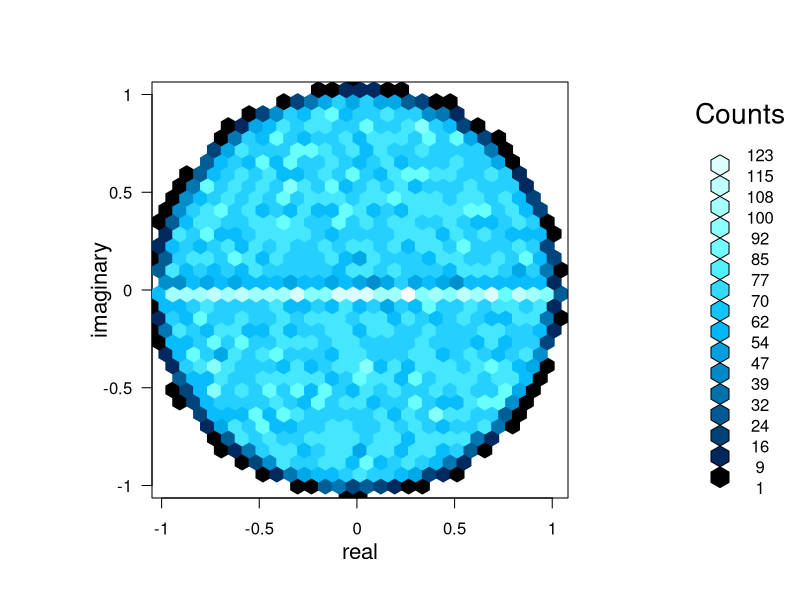
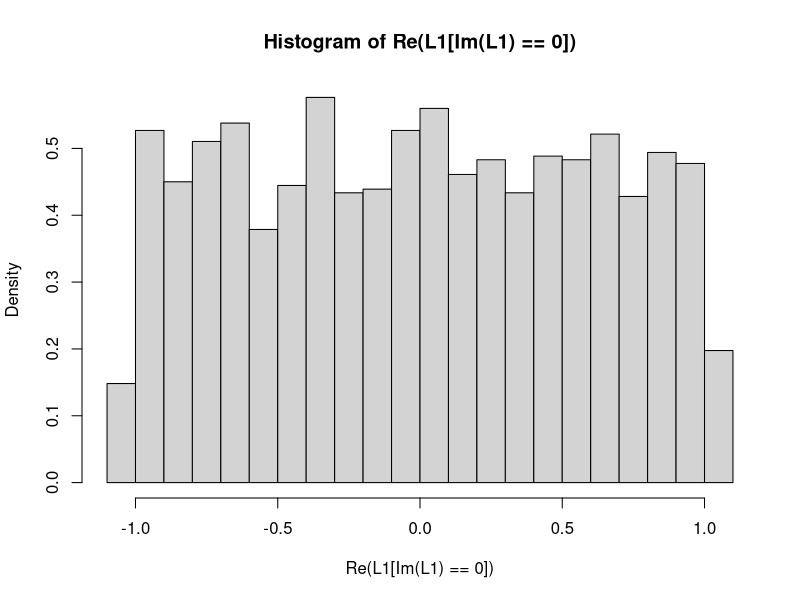
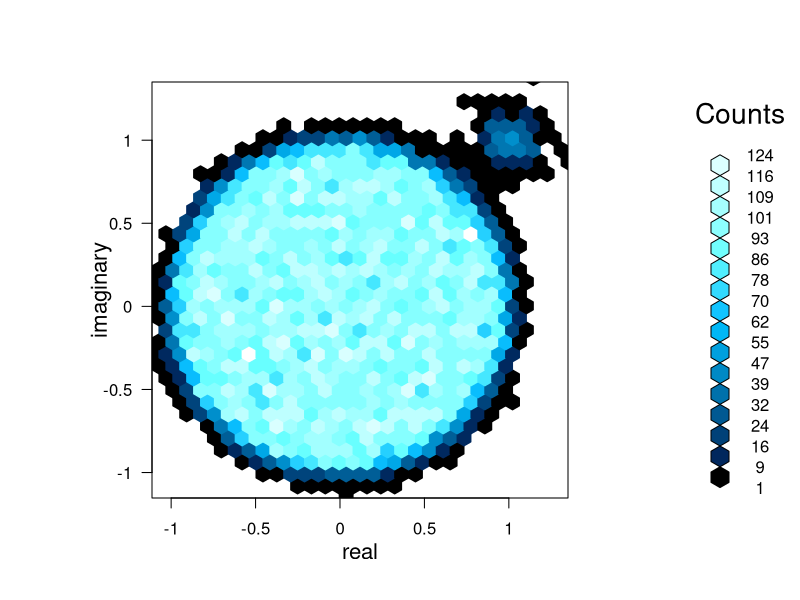
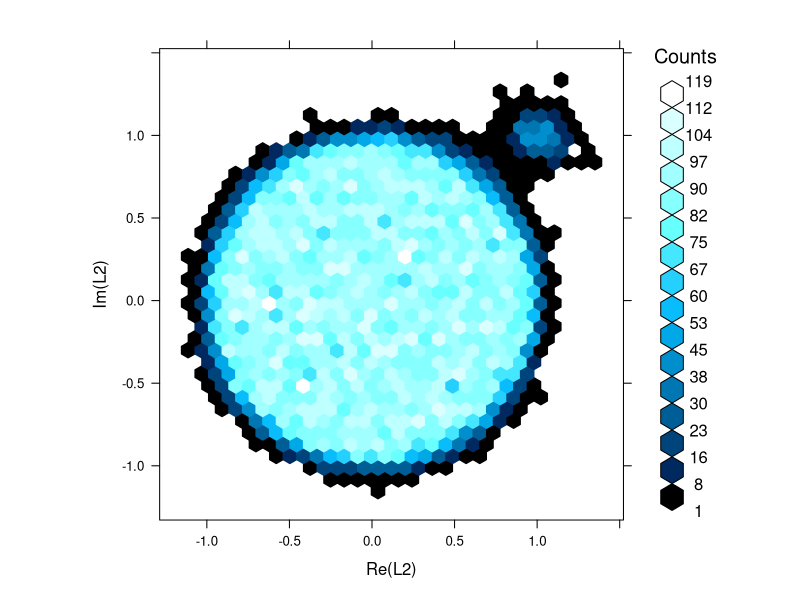

Write the R code that produced these figures, in order. (Note: a time limit stopped this script after it produced the figures.)
library(hexbin)
######### Functions ##########
#Complex normal
Cnorm <- function(n) complex(real = rnorm(n),imaginary = rnorm(n))/sqrt(2)

#NxN GOE
GOE <- function(N){
  G <- matrix(rnorm(N*N),nrow = N)
  return((G+t(G))/sqrt(2))
}

#Simulation of M samples of NxN IID matrices with specified distribution
simIID <- function(N,M,dist = Cnorm,returnL = FALSE){
  L <- c()
  for (i in 1:M) {
    G <- matrix(dist(N*N),nrow = N)
    a <- eigen(G,only.values = TRUE)
    L <- append(L, a$values/sqrt(N))
  }
  plot(hexbin(L),
       xlab ="real",
       ylab ="imaginary",
       colramp=BTC)
  if(returnL){return(L)}
}

#Simulate M samples of the NxN GOE
simGOE <- function(N,M){
  L <- c()
  for (i in 1:M) {
    H <- GOE(N)
    a <- eigen(H,only.values = TRUE)
    L <- append(L, a$values/sqrt(N))
  }
  hist(L,prob=TRUE,
       main=sprintf("Eigenvalues from %d samples of GOE(%d)",M,N), 
       xlab = "Eigenvalues",
       border="blue", 
       col="grey",
       breaks=70)
}

#Create a Wigner matrix
Wigner <- function(N,dist=Cnorm){
  X <- matrix(dist(N*N),nrow = N)
  return((X+Conj(t(X)))/sqrt(2))
}

#Simulate M samples of NxN Wigner with specified distribution
simWigner <- function(N,M,dist=rnorm,Returnspec = FALSE){
  L <- c()
  for (i in 1:M) {
    H <- Wigner(N,dist)
    a <- eigen(H,only.values = TRUE)
    L <- append(L, a$values/sqrt(N))
  }
  hist(L,prob=TRUE,
       main=sprintf("Eigenvalues of %d samples of specified wigner matrices",M), 
       border="blue", 
       col="grey",
       breaks=100)
  if(Returnspec) return(L)
}

########## Random plot calls
#Zoom on real eigenvalues of real Ginibre
L1 <- simIID(500,100,rnorm,returnL = TRUE)
hist(Re(L1[Im(L1)==0]),breaks = 30,prob=T) 

#Added mean to a Ginibre and Wigner
L2 <- simIID(100,500,function(n){Cnorm(n)+complex(real=1/10,imaginary=1/10)},returnL = T)
hexbinplot(Im(L2)~Re(L2),colramp=BTC)
simWigner(100,10000,function(n){rexp(n)})

L<- simIID(10000,1,returnL = T) #This command takes time to execute (~25min)
hexbinplot(Im(L)~Re(L),colramp=BTC)
